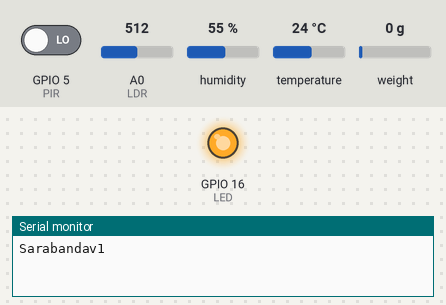
The sketch below on a simulated ESP8266 (NodeMCU). Shown: output pins drawn as LEDs (lit = HIGH), the last lines printed to the serial monitor. The inputs (shaded band) are chosen by the test bench; at power-on: GPIO 5 (PIR) LOW, A0 (LDR) = 512, humidity 55 %, temperature 24 °C, weight on the scale 0 g. WiFi joins after 1.5 s; servers stay silent unless stated; no MQTT or app messages arrive unless stated.

Above: at 0.1 s.
At 4.6 s:
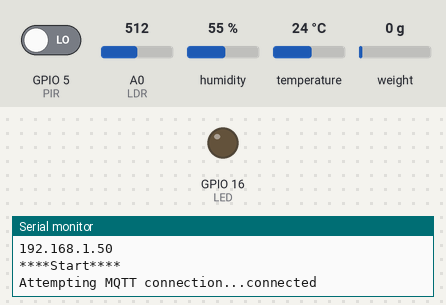
Timing chart, 0 to 6.1 s (numbered marks = the images above):
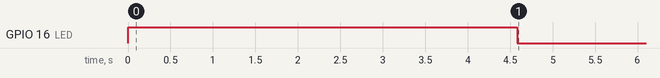

The sketch:

esp8266_v1.ino
```cpp
// Sarabanda: esp8266_vi file
// NOTE: ESP8266 Library version 2.5.0
// Author: git@edonjuan

// Connection libraries
#include <ESP8266WiFi.h>
#include <PubSubClient.h>

// Update these with values suitable for your network.
const char* ssid = "Intel-IoT";
const char* password = "1N73RN37D3L45C0545";
const char* mqtt_server = "edonjuan.duckdns.org";
const char* mqtt_user = "mqtt_user";
const char* mqtt_pass = "mqtt_pass";

WiFiClient espClient;
PubSubClient client(espClient);

// DHT file & Configuration
#include "DHT.h"
#define DHTPIN 13
#define DHTTYPE DHT11
DHT dht(DHTPIN, DHTTYPE);

// HX711 file & Configuration
#include "HX711.h"
#define LOADCELL_DOUT_PIN 14
#define LOADCELL_SCK_PIN 12
HX711 scale_a;
HX711 scale_b;

// NodeMCU ports
#define LED 16
#define PIR 5
#define LDR A0

// Functions definitions
void setup_loadcell(void);
void setup_wifi(void);
void callback(char* topic, byte* payload, unsigned int length);
void reconnect(void);

// Variables definitions
int pir_counter=0;

// ISR_estructure
void pir_action() {
  pir_counter++;
}

// Configuration
void setup() {

  Serial.begin(9600);
  Serial.println("Sarabandav1");

  pinMode(LED, OUTPUT);
  digitalWrite(LED, !LOW);
  pinMode(DHTPIN, INPUT_PULLUP);

  pinMode(PIR, INPUT);
  attachInterrupt(digitalPinToInterrupt(PIR), pir_action, RISING);

  dht.begin();
  setup_loadcell();
  setup_wifi();

  client.setClient(espClient);
  client.setServer(mqtt_server, 1883);

  // Function to call (Data incoming)
  client.setCallback(callback);

  Serial.print("\n\n\n****Start****\n");
}

// Main
void loop() {

   if (!client.connected()) {
    reconnect();
  }
  client.loop();

  // Rate
  delay(5000);

  // DHT11 sensor
  float h = dht.readHumidity();
  float t = dht.readTemperature();

  if (isnan(h) || isnan(t)) {
    Serial.println(F("Failed to read from DHT sensor!"));
  }
  else {
    Serial.print("Humidity: \t");
    Serial.print(h);
    Serial.println("%");
    Serial.print("Temperature: \t");
    Serial.print(t);
    Serial.println("°C ");
  }

  // PIR sensor
  Serial.print("PIR Detection: \t");
  Serial.println(pir_counter);

  // LDR sensor
  int ldr_value = analogRead(LDR);
  Serial.print("LDR Value: \t");
  Serial.println(ldr_value);

  // SCALE_channelA&B
  scale_a.get_units(1);
  Serial.print("Scale_A: \t");
  int gr_a = scale_a.get_units(10);
  Serial.print(gr_a);
  Serial.print(" gr");

  scale_b.get_units(1);
  Serial.print("\t Scale_B: \t");
  int gr_b = scale_b.get_units(10);
  Serial.print(gr_b);
  Serial.println(" gr");


  Serial.print("\n\n");

  // Send data to HASS
  sendmqtt("egi/humidity", h);
  sendmqtt("egi/temperature", t);
  sendmqtt("egi/pir", pir_counter);
  sendmqtt("egi/ldr", ldr_value);
  sendmqtt("egi/scale_a", gr_a);
  sendmqtt("egi/scale_b", gr_b);
  pir_counter = 0;
}

void setup_loadcell(void)
{
  scale_a.begin(LOADCELL_DOUT_PIN, LOADCELL_SCK_PIN);
  scale_a.set_gain(128);
  scale_a.set_scale(889);
  scale_a.tare();

  delay(1000);

  scale_b.begin(LOADCELL_DOUT_PIN, LOADCELL_SCK_PIN);
  scale_b.set_gain(32);
  scale_b.set_scale(508);
  scale_b.tare();
}

void setup_wifi() {

  // We start by connecting to a WiFi network
  Serial.println();
  Serial.println();
  Serial.print("Connecting to ");
  Serial.println(ssid);

  WiFi.begin(ssid, password);

  while (WiFi.status() != WL_CONNECTED) {
    delay(500);
    Serial.print(".");
  }

  Serial.println("");
  Serial.println("WiFi connected");
  Serial.println("IP address: ");
  Serial.println(WiFi.localIP());
}

void callback(char* topic, byte* payload, unsigned int length) {

  String strMessage;
  String strTopic;
  String strPayload;

  payload[length] = '\0';
  strTopic = String((char*)topic);
  strMessage = String((char*)payload);
  //Serial.println(strTopic);
  //Serial.println(strMessage);
}

void sendmqtt(char* topic, float data)
{
  String data_str;
  char data_chr[50];
  int data_int;

  data_int = (int)data;
  if(data_int == data)
  {
    data_str = String(data_int);
  }
  else
  {
    data_str = String(data);
  }
  data_str.toCharArray(data_chr, data_str.length() + 1);
  client.publish(topic, data_chr);
}

void reconnect() {
  // Loop until we're reconnected
  while (!client.connected()) {
    Serial.print("Attempting MQTT connection...");
    // Attempt to connect
    if (client.connect("egiProject", mqtt_user, mqtt_pass)) {
      Serial.println("connected");
      digitalWrite(LED, !HIGH);
      // Once connected, publish an announcement...
      client.subscribe("egi/ctrl");
    } else {
      Serial.print("failed, rc=");
      Serial.print(client.state());
      Serial.println(" try again in 5 seconds");
      digitalWrite(LED, !LOW);
      // Wait 5 seconds before retrying
      delay(5000);
    }
  }
}
```

Measured:
- by itself, GPIO 16 (LED): HIGH → LOW at 4.6 s
